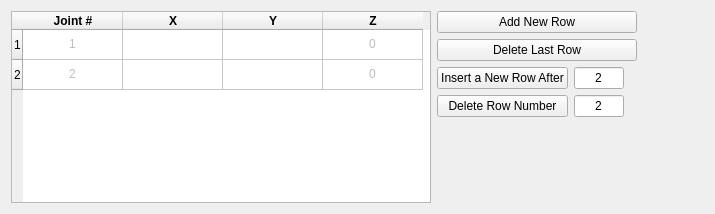
      <widget class="QWidget" name="Joints_tab">
       <attribute name="title">
        <string>Joints</string>
       </attribute>
       <layout class="QHBoxLayout" name="horizontalLayout">
        <item>
         <widget class="QTableWidget" name="Joints_Table">
          <property name="minimumSize">
           <size>
            <width>420</width>
            <height>0</height>
           </size>
          </property>
          <row>
           <property name="text">
            <string>1</string>
           </property>
          </row>
          <row>
           <property name="text">
            <string>2</string>
           </property>
          </row>
          <column>
           <property name="text">
            <string>Joint #</string>
           </property>
           <property name="font">
            <font>
             <weight>75</weight>
             <bold>true</bold>
            </font>
           </property>
          </column>
          <column>
           <property name="text">
            <string>X</string>
           </property>
           <property name="font">
            <font>
             <weight>75</weight>
             <bold>true</bold>
            </font>
           </property>
          </column>
          <column>
           <property name="text">
            <string>Y</string>
           </property>
           <property name="font">
            <font>
             <weight>75</weight>
             <bold>true</bold>
            </font>
           </property>
          </column>
          <column>
           <property name="text">
            <string>Z</string>
           </property>
           <property name="font">
            <font>
             <weight>75</weight>
             <bold>true</bold>
            </font>
           </property>
          </column>
          <item row="0" column="0">
           <property name="text">
            <string>1</string>
           </property>
           <property name="textAlignment">
            <set>AlignHCenter|AlignVCenter|AlignCenter</set>
           </property>
           <property name="flags">
            <set>ItemIsDragEnabled|ItemIsUserCheckable</set>
           </property>
          </item>
          <item row="0" column="3">
           <property name="text">
            <string>0</string>
           </property>
           <property name="textAlignment">
            <set>AlignHCenter|AlignVCenter|AlignCenter</set>
           </property>
           <property name="flags">
            <set>ItemIsDragEnabled|ItemIsUserCheckable</set>
           </property>
          </item>
          <item row="1" column="0">
           <property name="text">
            <string>2</string>
           </property>
           <property name="textAlignment">
            <set>AlignHCenter|AlignVCenter|AlignCenter</set>
           </property>
           <property name="flags">
            <set>ItemIsDragEnabled|ItemIsUserCheckable</set>
           </property>
          </item>
          <item row="1" column="3">
           <property name="text">
            <string>0</string>
           </property>
           <property name="textAlignment">
            <set>AlignHCenter|AlignVCenter|AlignCenter</set>
           </property>
           <property name="flags">
            <set>ItemIsDragEnabled|ItemIsUserCheckable</set>
           </property>
          </item>
         </widget>
        </item>
        <item>
         <layout class="QVBoxLayout" name="verticalLayout">
          <item>
           <widget class="QPushButton" name="Add_new_row_joint">
            <property name="maximumSize">
             <size>
              <width>200</width>
              <height>16777215</height>
             </size>
            </property>
            <property name="text">
             <string>Add New Row</string>
            </property>
           </widget>
          </item>
          <item>
           <widget class="QPushButton" name="Delete_last_row_Joint">
            <property name="minimumSize">
             <size>
              <width>0</width>
              <height>0</height>
             </size>
            </property>
            <property name="maximumSize">
             <size>
              <width>200</width>
              <height>16777215</height>
             </size>
            </property>
            <property name="text">
             <string>Delete Last Row</string>
            </property>
           </widget>
          </item>
          <item>
           <layout class="QGridLayout" name="gridLayout_5">
            <item row="1" column="1">
             <widget class="QLineEdit" name="Insert_row_number_Joint_2">
              <property name="maximumSize">
               <size>
                <width>50</width>
                <height>16777215</height>
               </size>
              </property>
              <property name="text">
               <string>2</string>
              </property>
              <property name="alignment">
               <set>Qt::AlignCenter</set>
              </property>
             </widget>
            </item>
            <item row="0" column="0">
             <widget class="QPushButton" name="Insert_row_button_Joint">
              <property name="enabled">
               <bool>true</bool>
              </property>
              <property name="maximumSize">
               <size>
                <width>150</width>
                <height>16777215</height>
               </size>
              </property>
              <property name="text">
               <string>Insert a New Row After</string>
              </property>
             </widget>
            </item>
            <item row="0" column="1">
             <widget class="QLineEdit" name="Insert_row_number_Joint">
              <property name="maximumSize">
               <size>
                <width>50</width>
                <height>16777215</height>
               </size>
              </property>
              <property name="layoutDirection">
               <enum>Qt::LeftToRight</enum>
              </property>
              <property name="text">
               <string>2</string>
              </property>
              <property name="alignment">
               <set>Qt::AlignCenter</set>
              </property>
             </widget>
            </item>
            <item row="1" column="0">
             <widget class="QPushButton" name="Delete_row_button_Joint">
              <property name="maximumSize">
               <size>
                <width>150</width>
                <height>16777215</height>
               </size>
              </property>
              <property name="text">
               <string>Delete Row Number</string>
              </property>
             </widget>
            </item>
            <item row="0" column="2">
             <spacer name="horizontalSpacer_4">
              <property name="orientation">
               <enum>Qt::Horizontal</enum>
              </property>
              <property name="sizeHint" stdset="0">
               <size>
                <width>40</width>
                <height>20</height>
               </size>
              </property>
             </spacer>
            </item>
           </layout>
          </item>
          <item>
           <spacer name="verticalSpacer">
            <property name="orientation">
             <enum>Qt::Vertical</enum>
            </property>
            <property name="sizeHint" stdset="0">
             <size>
              <width>20</width>
              <height>40</height>
             </size>
            </property>
           </spacer>
          </item>
         </layout>
        </item>
        <item>
         <spacer name="horizontalSpacer">
          <property name="orientation">
           <enum>Qt::Horizontal</enum>
          </property>
          <property name="sizeHint" stdset="0">
           <size>
            <width>40</width>
            <height>20</height>
           </size>
          </property>
         </spacer>
        </item>
       </layout>
      </widget>
